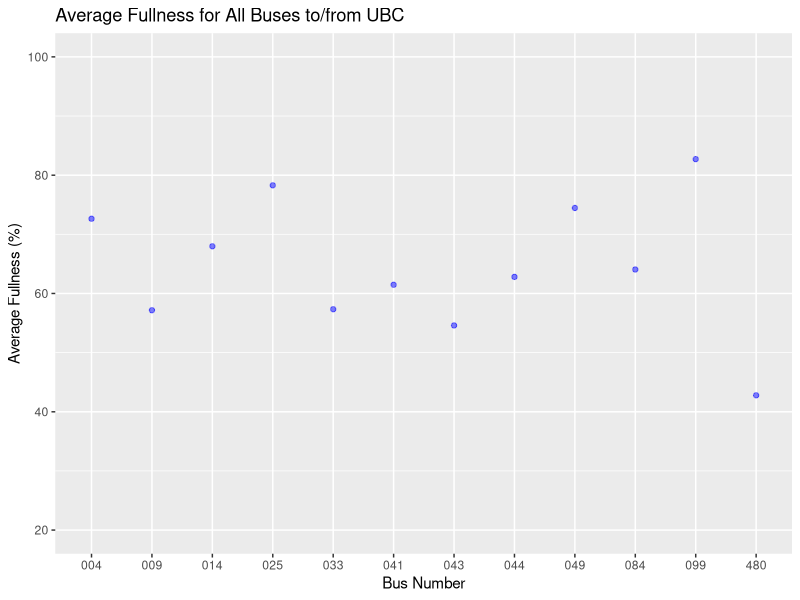
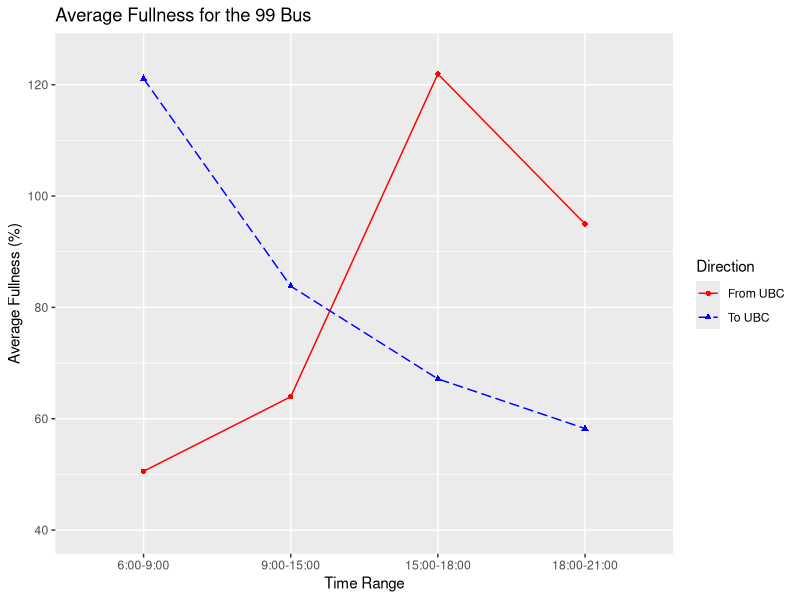
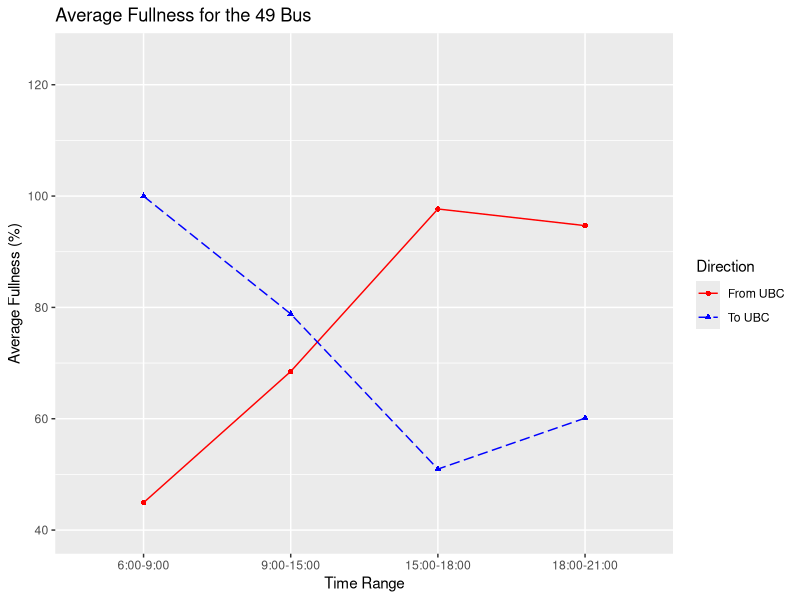

The R script that drew these images, in order: (Note: this script raises an error after producing the figures.)
## ---- chunk 1
library(tidyverse)
## ---- chunk 2
bus <- read.csv("data/TSPR2018_Bus_AnnualIndicators_RouteYear.csv")
View(bus)
bus_season <- read_csv("data/TSPR2018_Bus_SeasonalIndicators_RouteDaySeasonTimeYear.csv", 
    col_types = cols(Average_APC_Boardings_Per_Revenue_Hour = col_double(), 
        Average_APC_Boardings_Per_Trip = col_double(), 
        Average_Peak_Load_Factor_Percentage_EastNorth = col_double(), 
        Average_Peak_Load_Factor_Percentage_WestSouth = col_double(), 
        Average_Peak_Passenger_Load_EastNorth = col_double(), 
        Average_Peak_Passenger_Load_WestSouth = col_double(), 
        Average_Trips_Per_Clock_Hour_Per_Direction = col_double()))
## ---- chunk 3
UBC_lines <- c("004", "009", "014", "025", "033", "041", "043", "044", "049", "084", "099", "480")
UBC_times <- c("06:00-09:00", "09:00-15:00", "15:00-18:00", "18:00-21:00")
UBC_data <- bus_season %>% 
  filter(
    line_no %in% UBC_lines, 
    Time_Range %in% UBC_times,
    Year == "2018",
    sheet == "Fall",
    DayType == "MF") %>% 
  select(
    line_no, 
    Time_Range, 
    "Average_Fullness_to_UBC" = Average_Peak_Load_Factor_Percentage_WestSouth,
    "Average_Fullness_from_UBC" = Average_Peak_Load_Factor_Percentage_EastNorth)

for (row in seq_along(UBC_data$Time_Range)) {
  if (UBC_data$Time_Range[row] == "06:00-09:00") {
    UBC_data$Time_Range[row] = 1
  } else if (UBC_data$Time_Range[row] == "09:00-15:00") {
    UBC_data$Time_Range[row] = 2
  } else if (UBC_data$Time_Range[row] == "15:00-18:00") {
    UBC_data$Time_Range[row] = 3
  } else {UBC_data$Time_Range[row] = 4}
}

## ---- chunk 4
#UBC Fullness
UBC_avg <- UBC_data %>% 
  gather("Type", "Value", -line_no, -Time_Range) %>% 
  group_by(line_no) %>% 
  summarize(Value = mean(Value))
  
ggplot(data = UBC_avg, aes(x = line_no, y = Value)) + 
  geom_point(alpha = 0.5, color = "blue") +
  ylim(20, 100) + 
  labs(title = "Average Fullness for All Buses to/from UBC", x = "Bus Number", y = "Average Fullness (%)")

#99 B-Line
data_99 <- UBC_data %>% 
  filter(line_no == "099") %>%
  gather( "Type", "Value", -line_no, -Time_Range)

ggplot(data = data_99, aes(x = as.numeric(Time_Range), y = Value, color = Type, linetype = Type, shape = Type)) + 
  geom_line() +
  geom_point() +
  ylim(40, 125) + 
  labs(title = "Average Fullness for the 99 Bus", x = "Time Range", y = "Average Fullness (%)") +
  scale_color_manual("Direction", values = c("red", "blue"), label = c("From UBC", "To UBC")) +
  scale_linetype_manual("Direction", values = c(1, 5), label = c("From UBC", "To UBC")) +
  scale_shape_manual("Direction", values = c(16, 17), label = c("From UBC", "To UBC")) +
  scale_x_discrete(limits = c(1,2,3,4), labels = c("6:00-9:00", "9:00-15:00", "15:00-18:00", "18:00-21:00"))


#49 B-Line
data_49 <- UBC_data %>% 
  filter(line_no == "049") %>%
  gather( "Type", "Value", -line_no, -Time_Range)

ggplot(data = data_49, aes(x = as.numeric(Time_Range), y = Value, color = Type, linetype = Type, shape = Type)) + 
  geom_line() +
  geom_point() +
  ylim(40, 125) + 
  labs(title = "Average Fullness for the 49 Bus", x = "Time Range", y = "Average Fullness (%)") +
  scale_color_manual("Direction", values = c("red", "blue"), label = c("From UBC", "To UBC")) +
  scale_linetype_manual("Direction", values = c(1, 5), label = c("From UBC", "To UBC")) +
  scale_shape_manual("Direction", values = c(16, 17), label = c("From UBC", "To UBC")) +
  scale_x_discrete(limits = c(1,2,3,4), labels = c("6:00-9:00", "9:00-15:00", "15:00-18:00", "18:00-21:00"))

## ---- chunk 5

#480 Line
data_480_num <- UBC_data %>% 
  filter(line_no == "480") %>%
  select(-Average_Fullness_to_UBC, -Average_Fullness_from_UBC) %>% 
  gather( "Type", "Value", -line_no, -Time_Range)

ggplot(data = data_480_num, aes(x = as.numeric(Time_Range), y = Value, color = Type, linetype = Type, shape = Type)) + 
  geom_line() +
  geom_point() +
  ylim(0, 130) + 
  labs(title = "Average Number of Passengers for the 480 Bus", x = "Time Range", y = "Average Peak Passengers") +
  scale_color_manual("Direction", values = c("red", "blue"), label = c("From UBC", "To UBC")) +
  scale_linetype_manual("Direction", values = c(1, 5), label = c("From UBC", "To UBC")) +
  scale_shape_manual("Direction", values = c(16, 17), label = c("From UBC", "To UBC")) +
  scale_x_discrete(limits = c(1,2,3,4), labels = c("6:00-9:00", "9:00-15:00", "15:00-18:00", "18:00-21:00"))

data_480_full <- UBC_data %>% 
  filter(line_no == "480") %>%
  select(-Average_Peak_Passengers_to_UBC, -Average_Peak_Passengers_from_UBC) %>% 
  gather( "Type", "Value", -line_no, -Time_Range)

ggplot(data = data_480_full, aes(x = as.numeric(Time_Range), y = Value, color = Type, linetype = Type, shape = Type)) + 
  geom_line() +
  geom_point() +
  ylim(0, 130) + 
  labs(title = "Average Fullness for the 480 Bus", x = "Time Range", y = "Average Fullness") +
  scale_color_manual("Direction", values = c("red", "blue"), label = c("From UBC", "To UBC")) +
  scale_linetype_manual("Direction", values = c(1, 5), label = c("From UBC", "To UBC")) +
  scale_shape_manual("Direction", values = c(16, 17), label = c("From UBC", "To UBC")) +
  scale_x_discrete(limits = c(1,2,3,4), labels = c("6:00-9:00", "9:00-15:00", "15:00-18:00", "18:00-21:00"))

## ---- chunk 6
#To UBC
data_full_to <- UBC_data %>% 
  filter(line_no %in% UBC_lines) %>%
  select(-Average_Fullness_from_UBC, -Average_Peak_Passengers_to_UBC, -Average_Peak_Passengers_from_UBC) %>% 
  gather( "Type", "Value", -line_no, -Time_Range)

ggplot(data = data_full_to, aes(x = line_no, y = Value, color = factor(Time_Range))) + 
  geom_point(alpha = 0.5) +
  ylim(0, 130) + 
  labs(title = "Average Fullness for All Buses to UBC", x = "Bus Number", y = "Average Fullness") +
  scale_color_manual("Time Range", values = factor(data_full_to$Time_Range), labels = c("6:00-9:00", "9:00-15:00", "15:00-18:00", "18:00-21:00"))

ggplot(data = data_full_to, aes(x = Time_Range, y = Value, label = line_no, color = factor(line_no))) + 
  geom_text(size = 3) +
  ylim(0, 130) + 
  labs(title = "Average Fullness for All Buses", x = "Bus Number", y = "Average Fullness") +
  scale_x_discrete(limits = c(1,2,3,4), labels = c("6:00-9:00", "9:00-15:00", "15:00-18:00", "18:00-21:00"))

## ---- chunk 7
#From UBC
data_full_from <- UBC_data %>% 
  filter(line_no %in% UBC_lines) %>%
  select(-Average_Fullness_to_UBC, -Average_Peak_Passengers_to_UBC, -Average_Peak_Passengers_from_UBC) %>% 
  gather( "Type", "Value", -line_no, -Time_Range)

ggplot(data = data_full_from, aes(x = line_no, y = Value, color = factor(Time_Range))) + 
  geom_point(alpha = 0.5) +
  ylim(0, 130) + 
  labs(title = "Average Fullness for All Buses from UBC", x = "Bus Number", y = "Average Fullness") +
  scale_color_manual("Time Range", values = factor(data_full_to$Time_Range), labels = c("6:00-9:00", "9:00-15:00", "15:00-18:00", "18:00-21:00"))

ggplot(data = data_full_to, aes(x = Time_Range, y = Value, label = line_no, color = factor(line_no))) + 
  geom_text(size = 3) +
  ylim(0, 130) + 
  labs(title = "Average Fullness for All Buses", x = "Bus Number", y = "Average Fullness") +
  scale_x_discrete(limits = c(1,2,3,4), labels = c("6:00-9:00", "9:00-15:00", "15:00-18:00", "18:00-21:00"))

